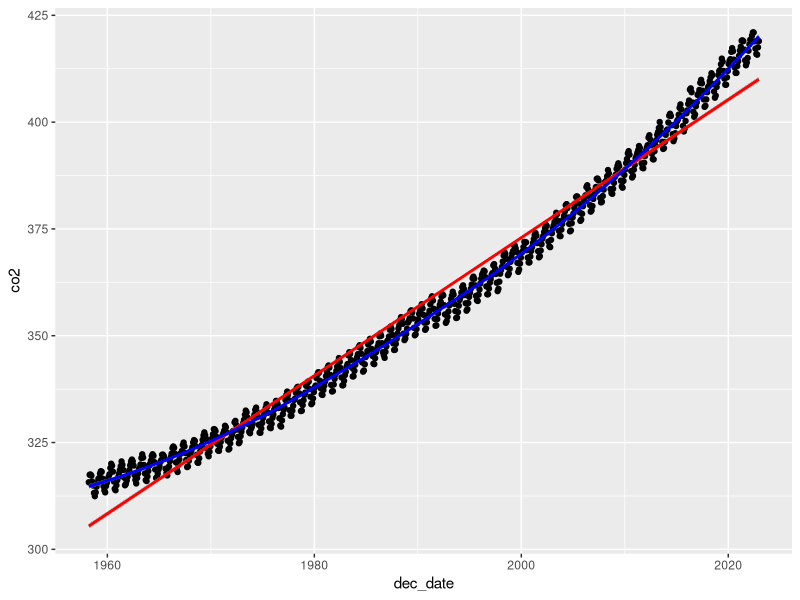
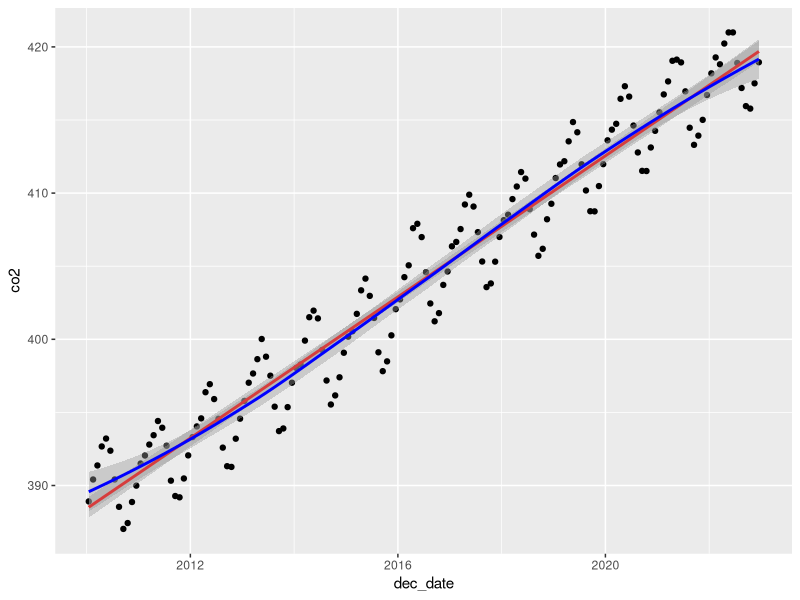
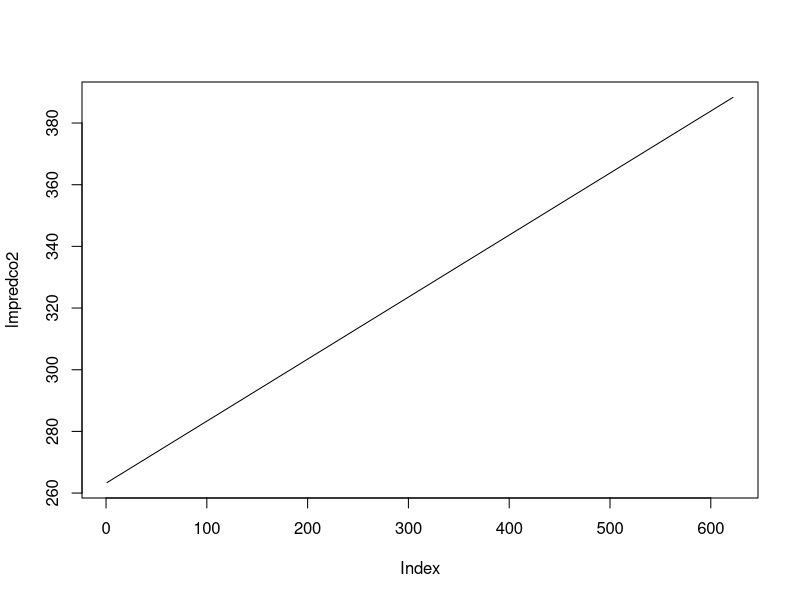
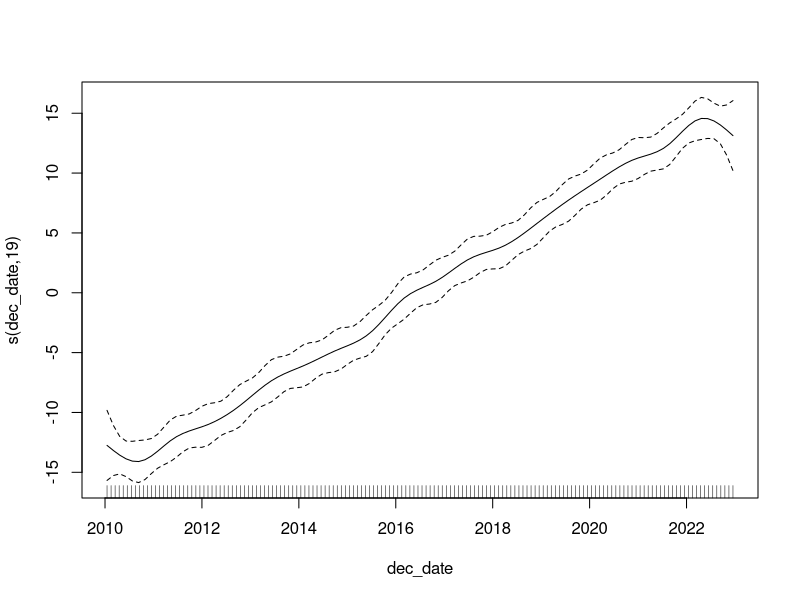
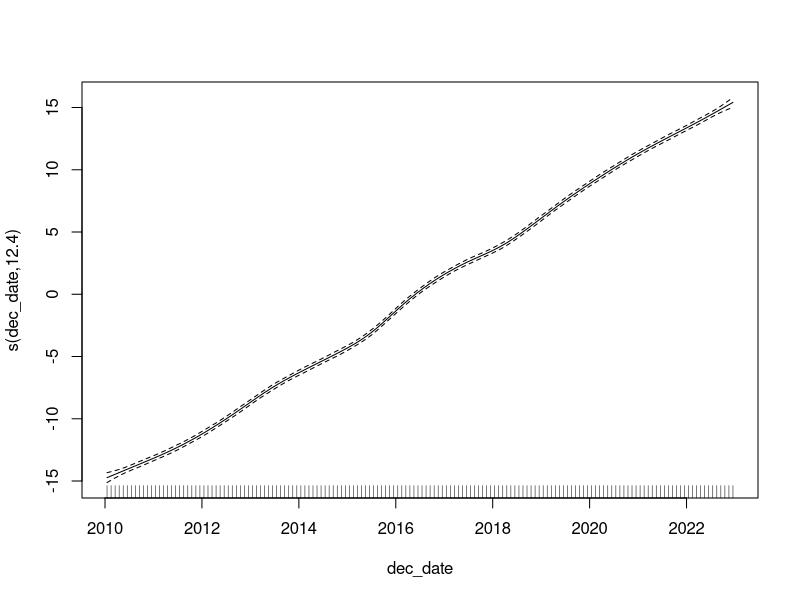
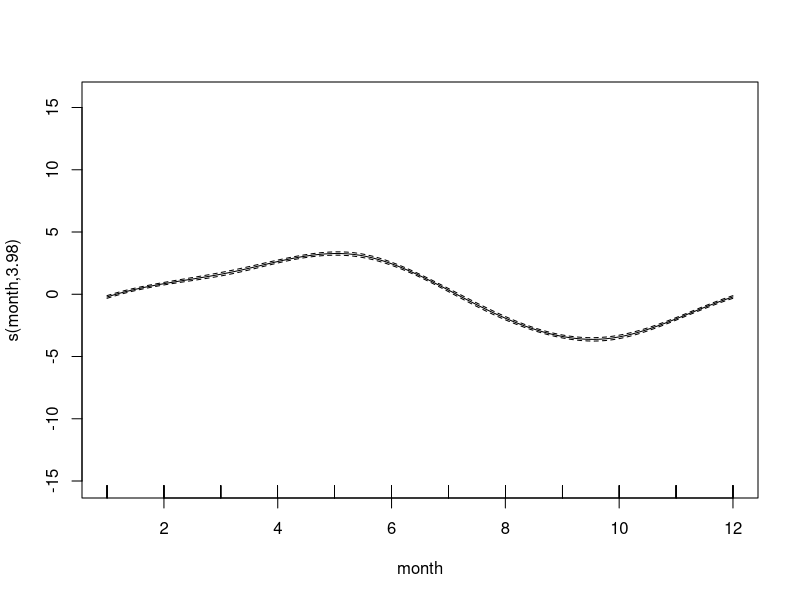
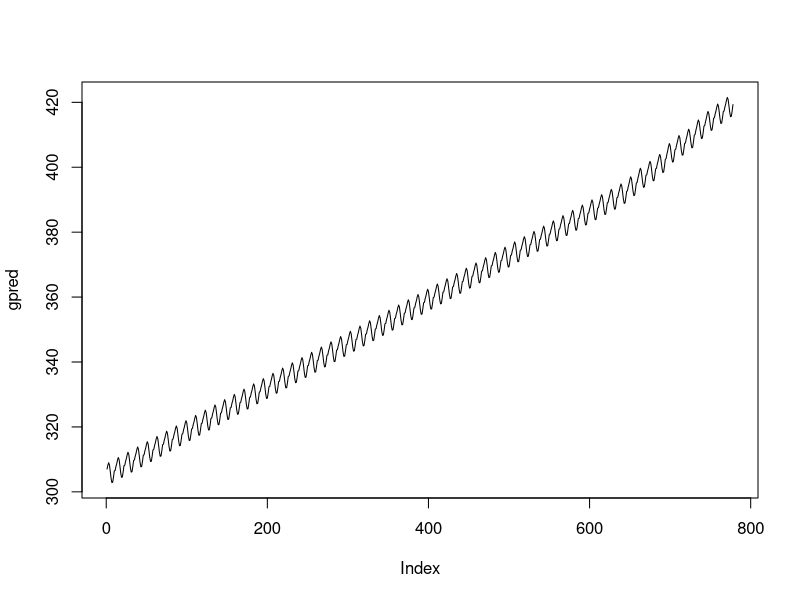

Write the R code that produced these figures, in order.
## ---- chunk 1
knitr::opts_chunk$set(echo = TRUE)
library(mgcv)
library(ggplot2)
co2<-read.csv("co2_mm_mlo.csv")
## ---- chunk 2
head(co2)
## ---- chunk 3
ggplot(co2, aes(x=dec_date, y=co2))+
    geom_point()+
    geom_smooth(method='lm',col="red")+
    geom_smooth(col="blue")
## ---- chunk 4
co2_s<-co2[co2$year >= 2010,]
ggplot(co2_s, aes(x=dec_date, y=co2))+
    geom_point()+
    geom_smooth(method='lm',col="red")+
    geom_smooth(col="blue")
## ---- chunk 5
lmod<-lm(co2~dec_date,data=co2_s)
summary(lmod)

co2_s2<-co2[co2$year<2010,]

lmpredco2<-predict(lmod,co2_s2)

plot(lmpredco2,type='l')
## ---- chunk 6

## ---- chunk 7

gmod<-gam(co2~s(dec_date, k=20, fx=TRUE, bs="cr"), data=co2_s)

plot(gmod)

## ---- chunk 8
gmod2<-gam(co2~s(dec_date,bs="cr",k=20)+s(month, bs="cc",k=6), data=co2_s)
plot(gmod2)
summary(gmod2)

gpred<-predict.gam(gmod2,co2)
plot(gpred,type='l')
